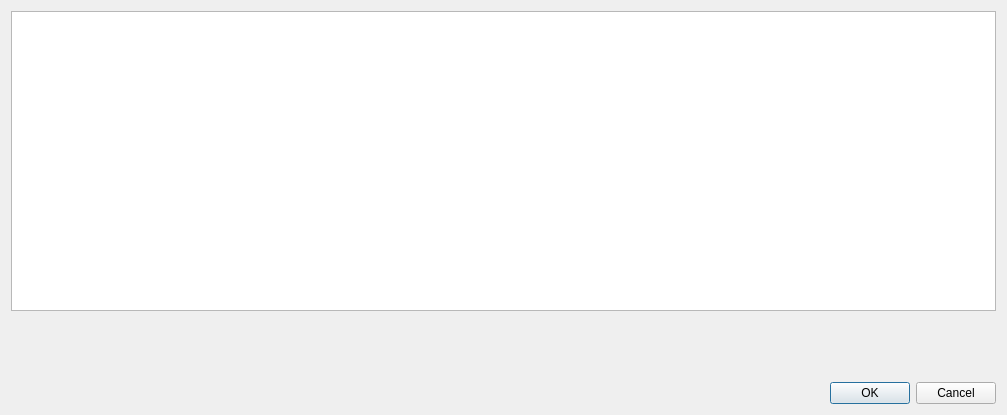
<?xml version="1.0" encoding="UTF-8"?>
<ui version="4.0">
 <class>rootSelectDialog</class>
 <widget class="QDialog" name="rootSelectDialog">
  <property name="windowModality">
   <enum>Qt::WindowModal</enum>
  </property>
  <property name="geometry">
   <rect>
    <x>0</x>
    <y>0</y>
    <width>1007</width>
    <height>415</height>
   </rect>
  </property>
  <property name="windowTitle">
   <string>Root Folder Select</string>
  </property>
  <property name="modal">
   <bool>true</bool>
  </property>
  <layout class="QGridLayout" name="gridLayout">
   <item row="0" column="0">
    <layout class="QVBoxLayout" name="verticalLayout">
     <item>
      <widget class="QTreeView" name="fileSelectTreeView">
       <property name="sizePolicy">
        <sizepolicy hsizetype="MinimumExpanding" vsizetype="MinimumExpanding">
         <horstretch>0</horstretch>
         <verstretch>0</verstretch>
        </sizepolicy>
       </property>
       <property name="minimumSize">
        <size>
         <width>900</width>
         <height>300</height>
        </size>
       </property>
      </widget>
     </item>
     <item>
      <spacer name="verticalSpacer">
       <property name="orientation">
        <enum>Qt::Vertical</enum>
       </property>
       <property name="sizeHint" stdset="0">
        <size>
         <width>20</width>
         <height>40</height>
        </size>
       </property>
      </spacer>
     </item>
     <item>
      <layout class="QHBoxLayout" name="horizontalLayout">
       <item>
        <spacer name="horizontalSpacer">
         <property name="orientation">
          <enum>Qt::Horizontal</enum>
         </property>
         <property name="sizeHint" stdset="0">
          <size>
           <width>40</width>
           <height>20</height>
          </size>
         </property>
        </spacer>
       </item>
       <item>
        <widget class="QDialogButtonBox" name="buttonBox">
         <property name="orientation">
          <enum>Qt::Horizontal</enum>
         </property>
         <property name="standardButtons">
          <set>QDialogButtonBox::Cancel|QDialogButtonBox::Ok</set>
         </property>
        </widget>
       </item>
      </layout>
     </item>
    </layout>
   </item>
  </layout>
 </widget>
 <resources/>
 <connections>
  <connection>
   <sender>buttonBox</sender>
   <signal>accepted()</signal>
   <receiver>rootSelectDialog</receiver>
   <slot>accept()</slot>
   <hints>
    <hint type="sourcelabel">
     <x>248</x>
     <y>254</y>
    </hint>
    <hint type="destinationlabel">
     <x>157</x>
     <y>274</y>
    </hint>
   </hints>
  </connection>
  <connection>
   <sender>buttonBox</sender>
   <signal>rejected()</signal>
   <receiver>rootSelectDialog</receiver>
   <slot>reject()</slot>
   <hints>
    <hint type="sourcelabel">
     <x>316</x>
     <y>260</y>
    </hint>
    <hint type="destinationlabel">
     <x>286</x>
     <y>274</y>
    </hint>
   </hints>
  </connection>
 </connections>
</ui>
